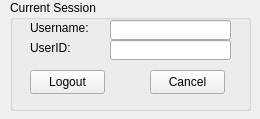
<ui version="4.0" >
 <class>loginvcClass</class>
 <widget class="QWidget" name="loginvcClass" >
  <property name="geometry" >
   <rect>
    <x>0</x>
    <y>0</y>
    <width>260</width>
    <height>119</height>
   </rect>
  </property>
  <property name="windowTitle" >
   <string>NA16 Login</string>
  </property>
  <widget class="QGroupBox" name="fra_currentSession" >
   <property name="geometry" >
    <rect>
     <x>10</x>
     <y>0</y>
     <width>241</width>
     <height>111</height>
    </rect>
   </property>
   <property name="title" >
    <string>Current Session</string>
   </property>
   <widget class="QLabel" name="lblname" >
    <property name="geometry" >
     <rect>
      <x>20</x>
      <y>20</y>
      <width>81</width>
      <height>16</height>
     </rect>
    </property>
    <property name="text" >
     <string>Username:</string>
    </property>
   </widget>
   <widget class="QLabel" name="lblid" >
    <property name="geometry" >
     <rect>
      <x>20</x>
      <y>40</y>
      <width>81</width>
      <height>16</height>
     </rect>
    </property>
    <property name="text" >
     <string>UserID:</string>
    </property>
   </widget>
   <widget class="QLineEdit" name="userid" >
    <property name="geometry" >
     <rect>
      <x>100</x>
      <y>40</y>
      <width>121</width>
      <height>20</height>
     </rect>
    </property>
   </widget>
   <widget class="QLineEdit" name="username" >
    <property name="geometry" >
     <rect>
      <x>100</x>
      <y>20</y>
      <width>121</width>
      <height>20</height>
     </rect>
    </property>
   </widget>
   <widget class="QPushButton" name="btnLogout" >
    <property name="geometry" >
     <rect>
      <x>20</x>
      <y>70</y>
      <width>75</width>
      <height>24</height>
     </rect>
    </property>
    <property name="text" >
     <string>Logout</string>
    </property>
   </widget>
   <widget class="QPushButton" name="btnCancel" >
    <property name="geometry" >
     <rect>
      <x>140</x>
      <y>70</y>
      <width>75</width>
      <height>24</height>
     </rect>
    </property>
    <property name="text" >
     <string>Cancel</string>
    </property>
   </widget>
  </widget>
 </widget>
 <layoutdefault spacing="6" margin="11" />
 <tabstops>
  <tabstop>btnLogout</tabstop>
  <tabstop>btnCancel</tabstop>
  <tabstop>username</tabstop>
  <tabstop>userid</tabstop>
 </tabstops>
 <resources/>
 <connections/>
</ui>
